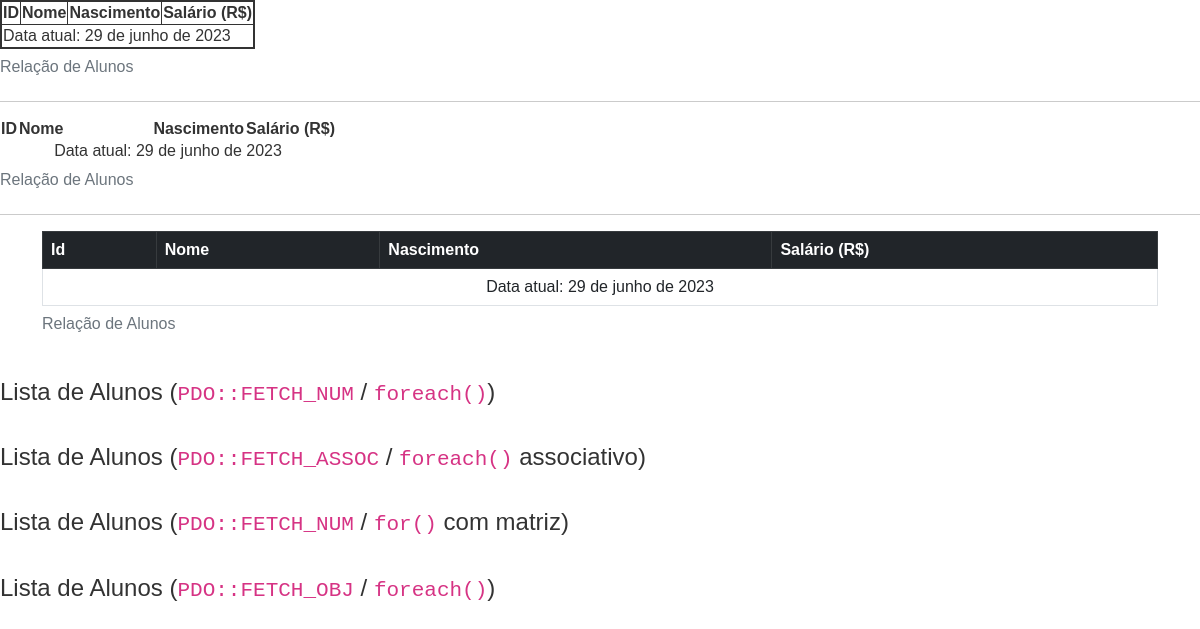
/testes.php, run on an earlier commit of the app's database.
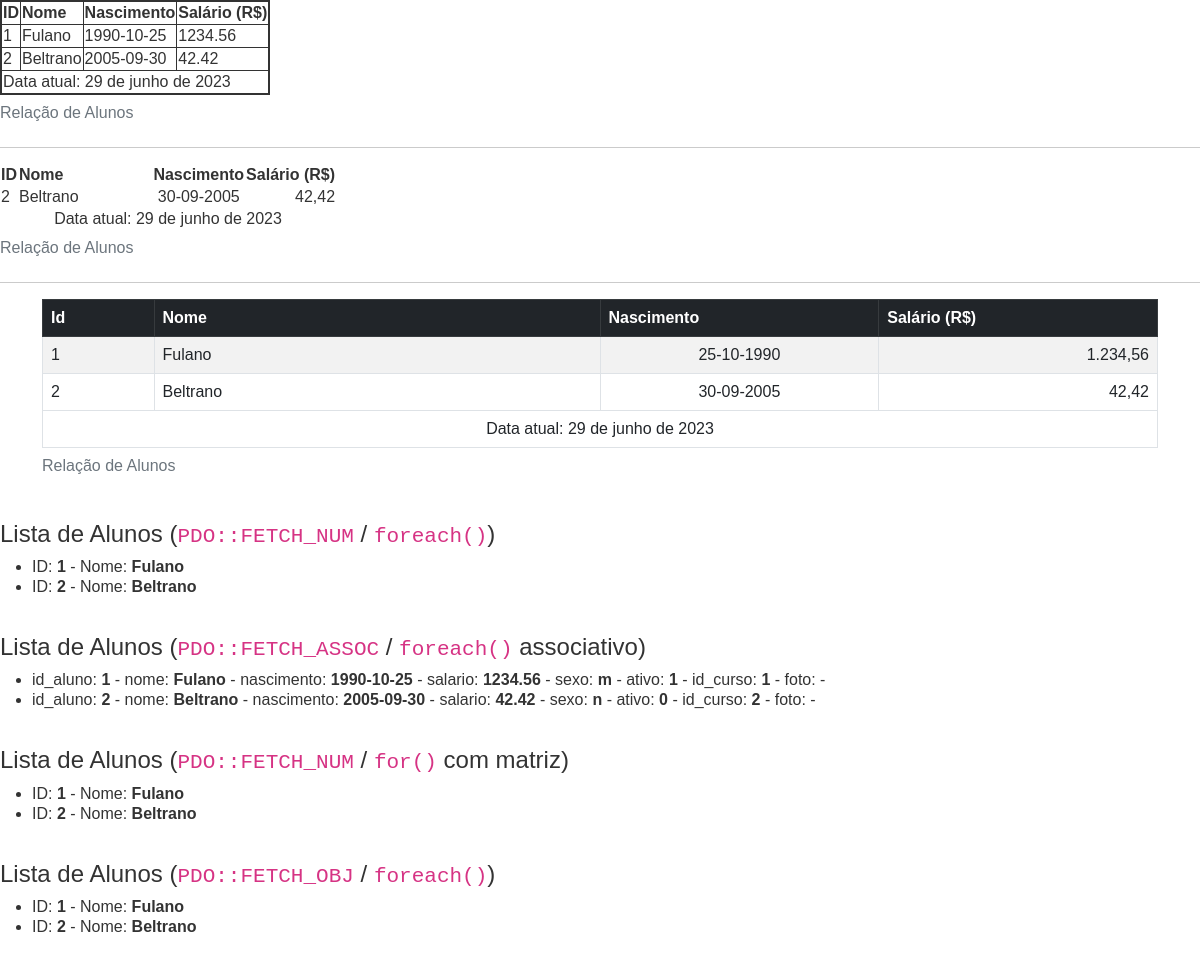
And on a later commit of the database.
### tables this page shows
CREATE TABLE aluno (
    id_aluno INT AUTO_INCREMENT PRIMARY KEY,
    nome VARCHAR(60) NOT NULL,
    nascimento DATE,
    salario DECIMAL(10, 2)
);

### services/utils.php (called while the page is built, shortened)
<?php
function retornarDataAtual()
{
    $dateTime = new DateTime();
    $formatter = new IntlDateFormatter(
        'pt_BR',
        IntlDateFormatter::FULL,
        IntlDateFormatter::NONE,
        'America/Sao_Paulo',
        IntlDateFormatter::GREGORIAN,
        "dd 'de' MMMM 'de' YYYY"
    );
    $retorno = $formatter->format($dateTime);
    return $retorno;
}

### dal/listaPDO.php (the view, shortened to what this page needs)
<?php
require_once '../services/utils.php';
function listarDadosPDO($filtro = '%%')
{
    $conn = conectarPDO();
    $stmt = $conn->prepare('SELECT * FROM aluno WHERE nome LIKE :nome_aluno');
    $stmt->bindParam(':nome_aluno', $filtro, PDO::PARAM_STR);
    $stmt->execute();
    echo '<div class="container table-responsive">';
    echo '<table class="table table-striped table-bordered table-hover">
 <caption>Relação de Alunos</caption>
 <thead class="table-dark">
 <tr>
 <th>Id</th>
<th>Nome</th>
<th>Nascimento</th>
<th>Salário (R$)</th>
 </tr>
 </thead>';
    while ($aluno = $stmt->fetch()) {
        $data_nascimento = date('d-m-Y', strtotime($aluno['nascimento']));
        $salario = number_format($aluno['salario'], 2, ',', '.');
        echo "<tr>
 <td style='width: 10%;'>{$aluno['id_aluno']}</td>
 <td style='width: 40%;'>{$aluno['nome']}</td>
 <td style='width: 25%;' class='text-center'>{$data_nascimento}</td>
 <td style='width: 25%;' class='text-end'>{$salario}</td>
 </tr>";
    }
    echo '<tfoot><tr><td colspan="5" style="text-align: center">Data atual: ' . retornarDataAtual() .
        '</td></tr>';
    echo '</table></div>';
    $stmt->execute();
    $alunos_num = $stmt->fetchAll(PDO::FETCH_NUM);
    $stmt->execute();
    $alunos_assoc = $stmt->fetchAll(PDO::FETCH_ASSOC);
    $stmt->execute();
    $alunos_obj = $stmt->fetchAll(PDO::FETCH_OBJ);
    echo '<br><h4>Lista de Alunos (<code>PDO::FETCH_NUM</code> / <code>foreach()</code>)</h4>';
    echo '<ul>';
    foreach ($alunos_num as $aluno) {
        echo "<li>ID: <strong>{$aluno[0]}</strong> - ";
        echo "Nome: <strong>{$aluno[1]}</strong></li>";
    }
    echo '</ul>';
    echo '<br><h4>Lista de Alunos (<code>PDO::FETCH_ASSOC</code> / <code>foreach()</code> associativo)</h4>';
    echo '<ul>';
    foreach ($alunos_assoc as $aluno) {
        echo '<li>';
        foreach ($aluno as $campo => $valor) {
            echo "$campo: <strong>$valor</strong> - ";
        }
        echo '</li>';
    }
    echo '</ul>';
    echo '<br><h4>Lista de Alunos (<code>PDO::FETCH_NUM</code> / <code>for()</code> com matriz)</h4>';
    echo '<ul>';
    for ($i = 0; $i < $stmt->rowCount(); $i++) {
        echo "<li>ID: <strong>{$alunos_num[$i][0]}</strong> - ";
        echo "Nome: <strong>{$alunos_num[$i][1]}</strong></li>";
    }
    echo '</ul>';
    echo '<br><h4>Lista de Alunos (<code>PDO::FETCH_OBJ</code> / <code>foreach()</code>)</h4>';
    echo '<ul>';
    foreach ($alunos_obj as $aluno) {
        echo "<li>ID: <strong>{$aluno->id_aluno}</strong> - ";
        echo "Nome: <strong>{$aluno->nome}</strong></li>";
    }
    echo '</ul>';
}

### testes.php (shortened to what this page needs)
<!DOCTYPE html>
<html lang="pt-BR">
<head>
    <link rel="stylesheet" href="https://cdn.jsdelivr.net/npm/bootstrap@5.2.3/dist/css/bootstrap.min.css">
    <link rel="stylesheet" href="style.css">
</head>
<body>
<?php
    require_once 'dal/listaMySQLi.php';
    require_once 'dal/listaPDO.php';
    listarDadosMySQLi_PD();
    echo '<hr>';
    listarDadosMySQLi_OO('bel%');
    echo '<hr>';
    listarDadosPDO();
?>
</body>
</html>

### dal/listaMySQLi.php (shortened to what this page needs)
<?php
require_once '../services/utils.php';
function listarDadosMySQLi_PD()
{
    $conn = conectarMySQLi_PD();
    $alunos = mysqli_query($conn, 'SELECT * FROM aluno');
    echo '<table id="PD" style="border-collapse: collapse; border: 2px solid">';
    echo '<caption>Relação de Alunos</caption>';
    echo '<tr>';
    echo '<th>ID</th>';
    echo '<th>Nome</th>';
    echo '<th>Nascimento</th>';
    echo '<th>Salário (R$)</th>';
    echo '</tr>';
    while ($aluno = mysqli_fetch_assoc($alunos)) {
        echo '<tr>';
        echo '<td>' . $aluno['id_aluno'] . '</td>';
        echo '<td>' . $aluno['nome'] . '</td>';
        echo '<td>' . $aluno['nascimento'] . '</td>';
        echo '<td>' . $aluno['salario'] . '</td>';
        echo '</tr>';
    }
    echo '<tfoot><tr><td colspan="5">Data atual: ' . retornarDataAtual() . '</td></tr>';
    echo '</table>';
}
function listarDadosMySQLi_OO($filtro = '%%')
{
    $conn = conectarMySQLi_OO();
    $stmt = $conn->prepare('SELECT * FROM aluno WHERE nome LIKE ?');
    $stmt->bind_param('s', $filtro);
    $stmt->execute();
    echo '<table class="mysqli">
 <caption>Relação de Alunos</caption>
 <tr>
 <th>ID</th>
 <th style="width: 40%;">Nome</th>
 <th >Nascimento</th>
 <th >Salário (R$)</th>
 </tr>';
    $alunos = $stmt->get_result();
    while ($aluno = $alunos->fetch_assoc()) {
        $data_nascimento = date('d-m-Y', strtotime($aluno['nascimento']));
        $salario = number_format($aluno['salario'], 2, ',', '.');
        echo "<tr>
 <td>{$aluno['id_aluno']}</td>
 <td>{$aluno['nome']}</td>
 <td style='text-align: center;'>{$data_nascimento}</td>
 <td style='text-align: right;'>{$salario}</td>
 </tr>";
    }
    echo '<tfoot><tr><td colspan="5" style="text-align: center">Data atual: ' . retornarDataAtual() .
        '</td></tr>';
    echo '</table>';
}

### style.css (style rules this page uses)
body { font-family: 'Work Sans', sans-serif; line-height: 1.25; color: #333; }

### dal/listaMySQLi.php (style rules this page uses)
#PD th, #PD td { border: 1px solid }

What changed in the data, as far as the page shows it:
added aluno: id_aluno "1", nome "Fulano", nascimento "1990-10-25", salario "1234.56", nascimento "25-10-1990", salario "1.234,56", campo "id_aluno", campo "nome", campo "nascimento", campo "salario", campo "sexo", sexo "m", campo "ativo", ativo "1", campo "id_curso", id_curso "1", campo "foto"
added aluno: id_aluno "2", nome "Beltrano", nascimento "2005-09-30", salario "42.42", nascimento "30-09-2005", salario "42,42", campo "id_aluno", campo "nome", campo "nascimento", campo "salario", campo "sexo", sexo "n", campo "ativo", ativo "0", campo "id_curso", id_curso "2", campo "foto"
